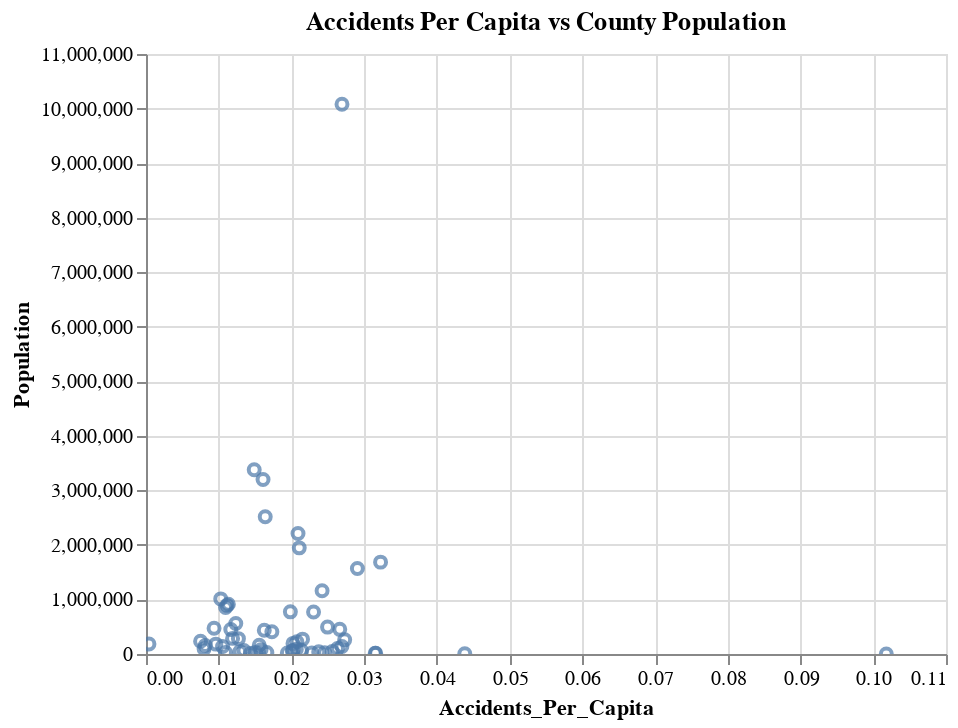

The cell this chart's notebook holds for it:
### Code cell
chart=Chart(countyinfo)
chart.mark_point().encode(x=alt.X('Accidents_Per_Capita',axis=alt.Axis(title='Accidents_Per_Capita')),
                          y=alt.Y('pop2020',axis=alt.Axis(title='Population'))).properties(
    title='Accidents Per Capita vs County Population').interactive()

### Figure 1 — Vega-Lite specification as saved in the notebook (floating-point values rounded to 4 significant figures)
{"config": {"view": {"continuousWidth": 400, "continuousHeight": 300}}, "data": {"name": "data-3772a9ec7674b1d7305c7f963340386b"}, "mark": "point", "encoding": {"x": {"type": "quantitative", "axis": {"title": "Accidents_Per_Capita"}, "field": "Accidents_Per_Capita"}, "y": {"type": "quantitative", "axis": {"title": "Population"}, "field": "pop2020"}}, "selection": {"selector011": {"type": "interval", "bind": "scales", "encodings": ["x", "y"]}}, "title": "Accidents Per Capita vs County Population", "$schema": "https://vega.github.io/schema/vega-lite/v4.8.1.json", "datasets": {"data-3772a9ec7674b1d7305c7f963340386b": [{"pop2020": 10079000, "GrowthRate": 2.612, "Square_Miles": 4058, "Count": 271628, "Accidents_Per_Capita": 0.02695}, {"pop2020": 3379160, "GrowthRate": 8.889, "Square_Miles": 4207, "Count": 50285, "Accidents_Per_Capita": 0.01488}, {"pop2020": 3198000, "GrowthRate": 6.015, "Square_Miles": 791, "Count": 51465, "Accidents_Per_Capita": 0.01609}, {"pop2020": 2517830, "GrowthRate": 14.36, "Square_Miles": 7206, "Count": 41279, "Accidents_Per_Capita": 0.01639}, {"pop2020": 2208400, "GrowthRate": 8.207, "Square_Miles": 20057, "Count": 46160, "Accidents_Per_Capita": 0.0209}, {"pop2020": 1945940, "GrowthRate": 8.95, "Square_Miles": 1290, "Count": 41004, "Accidents_Per_Capita": 0.02107}, {"pop2020": 1684000, "GrowthRate": 11.3, "Square_Miles": 739, "Count": 54313, "Accidents_Per_Capita": 0.03225}, {"pop2020": 1567490, "GrowthRate": 10.28, "Square_Miles": 965, "Count": 45563, "Accidents_Per_Capita": 0.02907}, {"pop2020": 1160920, "GrowthRate": 10.29, "Square_Miles": 716, "Count": 28107, "Accidents_Per_Capita": 0.02421}, {"pop2020": 1010120, "GrowthRate": 8.375, "Square_Miles": 5958, "Count": 10380, "Accidents_Per_Capita": 0.01028}, {"pop2020": 912316, "GrowthRate": 8.471, "Square_Miles": 8132, "Count": 10334, "Accidents_Per_Capita": 0.01133}, {"pop2020": 891583, "GrowthRate": 10.68, "Square_Miles": 47, "Count": 9937, "Accidents_Per_Capita": 0.01115}, {"pop2020": 851297, "GrowthRate": 3.171, "Square_Miles": 1843, "Count": 9319, "Accidents_Per_Capita": 0.01095}, {"pop2020": 772948, "GrowthRate": 12.49, "Square_Miles": 1391, "Count": 15344, "Accidents_Per_Capita": 0.01985}, {"pop2020": 771019, "GrowthRate": 7.127, "Square_Miles": 448, "Count": 17763, "Accidents_Per_Capita": 0.02304}, {"pop2020": 558911, "GrowthRate": 8.492, "Square_Miles": 1495, "Count": 6901, "Accidents_Per_Capita": 0.01235}, {"pop2020": 493334, "GrowthRate": 1.765, "Square_Miles": 1576, "Count": 12314, "Accidents_Per_Capita": 0.02496}, {"pop2020": 471389, "GrowthRate": 6.41, "Square_Miles": 4824, "Count": 4411, "Accidents_Per_Capita": 0.009357}, {"pop2020": 452076, "GrowthRate": 9.212, "Square_Miles": 822, "Count": 12045, "Accidents_Per_Capita": 0.02664}, {"pop2020": 448369, "GrowthRate": 5.689, "Square_Miles": 2735, "Count": 5228, "Accidents_Per_Capita": 0.01166}, {"pop2020": 435828, "GrowthRate": 4.667, "Square_Miles": 3381, "Count": 7088, "Accidents_Per_Capita": 0.01626}, {"pop2020": 408317, "GrowthRate": 16.65, "Square_Miles": 1407, "Count": 7067, "Accidents_Per_Capita": 0.01731}, {"pop2020": 286354, "GrowthRate": 6.134, "Square_Miles": 3299, "Count": 3409, "Accidents_Per_Capita": 0.0119}, {"pop2020": 281615, "GrowthRate": 9.692, "Square_Miles": 1935, "Count": 3579, "Accidents_Per_Capita": 0.01271}, {"pop2020": 272555, "GrowthRate": 3.567, "Square_Miles": 445, "Count": 5866, "Accidents_Per_Capita": 0.02152}, {"pop2020": 259548, "GrowthRate": 2.627, "Square_Miles": 520, "Count": 7091, "Accidents_Per_Capita": 0.02732}, {"pop2020": 235354, "GrowthRate": 7.006, "Square_Miles": 1636, "Count": 1766, "Accidents_Per_Capita": 0.007504}, {"pop2020": 224472, "GrowthRate": 11.63, "Square_Miles": 1015, "Count": 4656, "Accidents_Per_Capita": 0.02074}, {"pop2020": 194590, "GrowthRate": 7.429, "Square_Miles": 1708, "Count": 3933, "Accidents_Per_Capita": 0.02021}, {"pop2020": 182333, "GrowthRate": 4.351, "Square_Miles": 4177, "Count": 74, "Accidents_Per_Capita": 0.0004059}, {"pop2020": 181042, "GrowthRate": 2.124, "Square_Miles": 3775, "Count": 1738, "Accidents_Per_Capita": 0.0096}, {"pop2020": 161208, "GrowthRate": 6.756, "Square_Miles": 2137, "Count": 2510, "Accidents_Per_Capita": 0.01557}, {"pop2020": 154706, "GrowthRate": 1.526, "Square_Miles": 1389, "Count": 1260, "Accidents_Per_Capita": 0.008144}, {"pop2020": 137479, "GrowthRate": 0.4905, "Square_Miles": 748, "Count": 3703, "Accidents_Per_Capita": 0.02694}, {"pop2020": 136065, "GrowthRate": 0.7889, "Square_Miles": 3568, "Count": 1432, "Accidents_Per_Capita": 0.01052}, {"pop2020": 100082, "GrowthRate": 1.313, "Square_Miles": 958, "Count": 2636, "Accidents_Per_Capita": 0.02634}, {"pop2020": 97545, "GrowthRate": 2.947, "Square_Miles": 602, "Count": 779, "Accidents_Per_Capita": 0.007986}, {"pop2020": 87424, "GrowthRate": -0.4282, "Square_Miles": 3506, "Count": 1807, "Accidents_Per_Capita": 0.02067}, {"pop2020": 80573, "GrowthRate": 11.37, "Square_Miles": 632, "Count": 1274, "Accidents_Per_Capita": 0.01581}, {"pop2020": 64822, "GrowthRate": 0.1344, "Square_Miles": 1256, "Count": 1310, "Accidents_Per_Capita": 0.02021}, {"pop2020": 64312, "GrowthRate": 1.175, "Square_Miles": 2950, "Count": 866, "Accidents_Per_Capita": 0.01347}, {"pop2020": 64213, "GrowthRate": 15.66, "Square_Miles": 1389, "Count": 1373, "Accidents_Per_Capita": 0.02138}, {"pop2020": 55539, "GrowthRate": 0.6305, "Square_Miles": 2221, "Count": 1118, "Accidents_Per_Capita": 0.02013}, {"pop2020": 45522, "GrowthRate": 0.1188, "Square_Miles": 1020, "Count": 1166, "Accidents_Per_Capita": 0.02561}, {"pop2020": 43604, "GrowthRate": -2.969, "Square_Miles": 6278, "Count": 563, "Accidents_Per_Capita": 0.01291}, {"pop2020": 41047, "GrowthRate": 8.349, "Square_Miles": 595, "Count": 975, "Accidents_Per_Capita": 0.02375}, {"pop2020": 30160, "GrowthRate": -13.41, "Square_Miles": 4541, "Count": 453, "Accidents_Per_Capita": 0.01502}, {"pop2020": 28628, "GrowthRate": 0.21, "Square_Miles": 1006, "Count": 313, "Accidents_Per_Capita": 0.01093}, {"pop2020": 28229, "GrowthRate": 0.3662, "Square_Miles": 1314, "Count": 469, "Accidents_Per_Capita": 0.01661}, {"pop2020": 21531, "GrowthRate": 0.4385, "Square_Miles": 1151, "Count": 529, "Accidents_Per_Capita": 0.02457}, {"pop2020": 18932, "GrowthRate": -4.931, "Square_Miles": 2553, "Count": 368, "Accidents_Per_Capita": 0.01944}, {"pop2020": 18065, "GrowthRate": -2.415, "Square_Miles": 10181, "Count": 280, "Accidents_Per_Capita": 0.0155}, {"pop2020": 17539, "GrowthRate": -4.038, "Square_Miles": 1449, "Count": 400, "Accidents_Per_Capita": 0.02281}, {"pop2020": 14280, "GrowthRate": 0.1613, "Square_Miles": 3049, "Count": 451, "Accidents_Per_Capita": 0.03158}, {"pop2020": 12153, "GrowthRate": -11.64, "Square_Miles": 3179, "Count": 383, "Accidents_Per_Capita": 0.03151}, {"pop2020": 8635, "GrowthRate": -10.97, "Square_Miles": 3198, "Count": 124, "Accidents_Per_Capita": 0.01436}, {"pop2020": 2943, "GrowthRate": -8.631, "Square_Miles": 953, "Count": 129, "Accidents_Per_Capita": 0.04383}, {"pop2020": 1061, "GrowthRate": -8.613, "Square_Miles": 738, "Count": 108, "Accidents_Per_Capita": 0.1018}]}}
